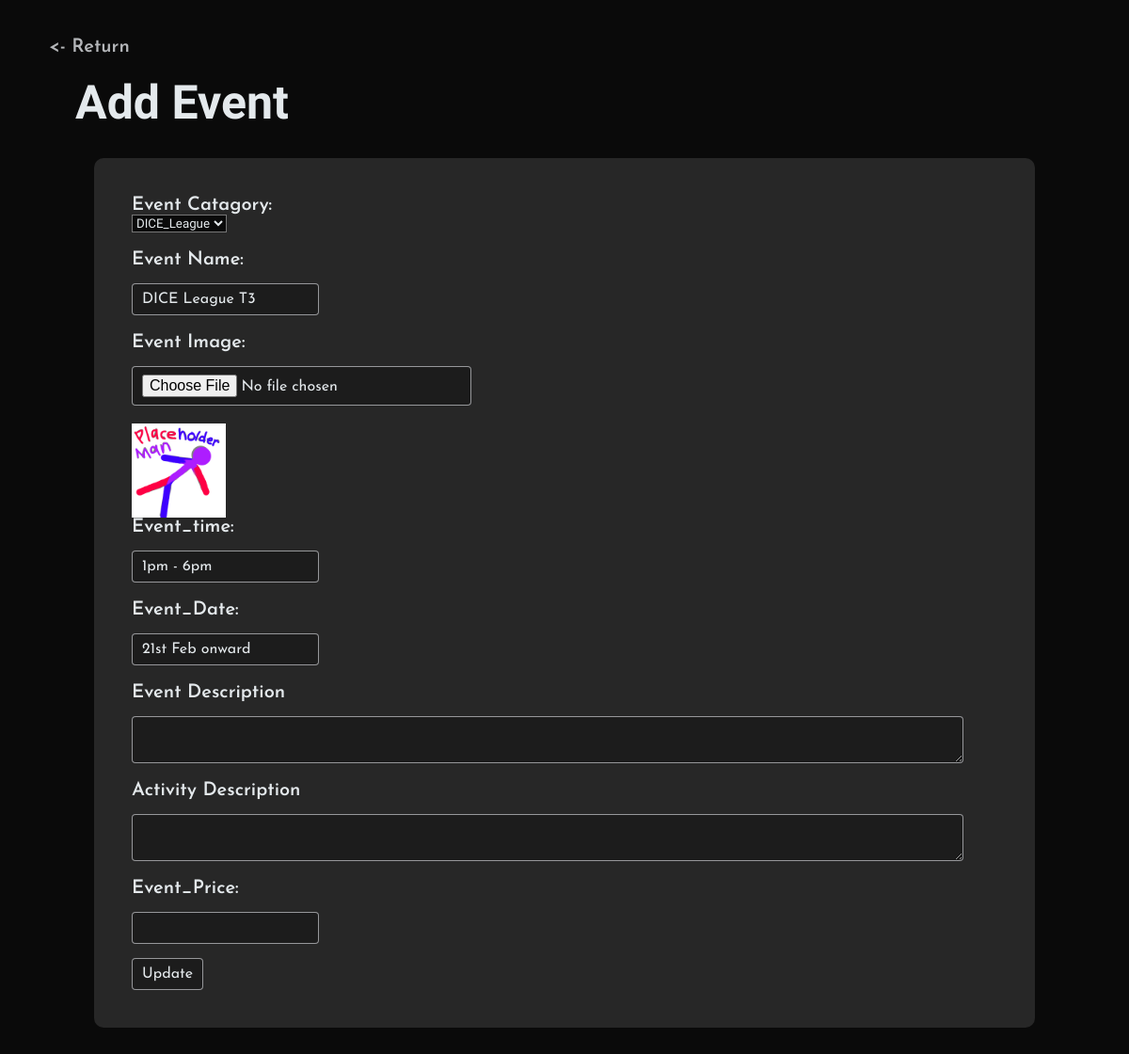
/DICE/admin-edit-event.php?eventcode=2, run on the app's committed database.
### tables this page shows
CREATE TABLE `dice_event` (
  `Event_ID` int(11) NOT NULL,
  `Event_Name` varchar(100) NOT NULL,
  `Event_Des` longtext DEFAULT NULL,
  `Event_Actdes` longtext DEFAULT NULL,
  `Event_Image` varchar(150) NOT NULL DEFAULT 'placeholder.png',
  `Event_Time` text NOT NULL,
  `Event_Date` text NOT NULL,
  `isPassed` tinyint(1) NOT NULL DEFAULT 0,
  `Event_Category` int(11) DEFAULT 5,
  `Event_Price` double NOT NULL DEFAULT 5
);

CREATE TABLE `categories` (
  `ECat_ID` int(11) NOT NULL,
  `ECat_Name` varchar(100) DEFAULT NULL
);

### DICE/admin-edit-event.php (the view, shortened to what this page needs)
<?php include("Base.php");
    $ecode = $_GET["eventcode"] ?? "";
    $sql = "SELECT * FROM dice_event WHERE Event_ID = '$ecode'";
    $result = mysqli_query($connect, $sql);
    $row = mysqli_fetch_assoc($result);
?>
<!DOCTYPE html>
<html>
    <head>
        <link rel="stylesheet" href="admin.css">
    </head>
    <body>
        <a class="returning" href="admin-manage-event.php"><- Return</a>
        <section class="admin-decore">
            <form method="POST" enctype="multipart/form-data">
                <h1>Add Event</h1>
                <div class="admin-container">
                    <label>Event Catagory:</label><br>
                    <select name="Event_cat" value="<?php echo $row["Event_Category"] ?>">
                        <?php
                            $cat = mysqli_query($connect, "select * from categories");
                            while($erow = mysqli_fetch_assoc($cat))
                                {
                                ?>
                                    <option value="<?php echo $erow["ECat_ID"] ?>" <?php if ($row['Event_Category'] == $erow["ECat_ID"]) echo "selected"; ?>><?php echo $erow["ECat_Name"];?></option>
                                <?php
                                }
                        ?>
                    </select><br><br>
                    <label>Event Name:</label><br>
                    <input type="text" name="Event_Name" value="<?php echo $row['Event_Name']?>"><br><br>
                    <label>Event Image:</label><br>
                    <input type="file" name="Event_Image" value="<?php echo $row['Event_Image']?>"><br><br>
                    <img src="images/<?php echo $row['Event_Image'];?>" width = 100px><br>
                    <label>Event_time:</label><br>
                    <input type="text" name="Event_Time" value="<?php echo $row['Event_Time']?>"><br><br>
                    <label>Event_Date:</label><br>
                    <input type="text" name="Event_Date" value="<?php echo $row['Event_Date']?>"><br><br>
                    <label>Event Description</label>
                    <textarea cols="100" name="Event_Des" ><?php echo $row['Event_Des']?></textarea><br><br>
                    <label>Activity Description</label>
                    <textarea cols="100" name="Event_Actdes"><?php echo $row['Event_Actdes']?></textarea><br><br>
                    <label>Event_Price:</label><br>
                    <input type="text" name="Event_Price"><br>
                    <input type="submit" name="savebtn" value="Update">
                </form>
        </section>
    </body>
</html>

### DICE/admin.css (style rules this page uses)
* { background-color: #0a0a0a; color: #E4E9EC; font-family: "Texturina"; scroll-behavior: smooth; scrollbar-color: #272727 #0a0a0a; }
body { margin: 40px; }
body h1 { color: #E4E9EC; font-size: 50px; font-weight: 700; margin: 20px 0 30px 0; }
.returning { text-decoration: none; padding: 12px; border: none; color: #B4B6B9; font-size: 20px; font-family: "Josefin Sans"; font-weight: 600; }
.admin-decore { margin: 0; margin: 0 40px; }

### data on the page
dice_event: Event_cat "DICE_League", Event_Name "DICE League T3", Event_Image (placeholder picture), Event_Time "1pm - 6pm", Event_Date "21st Feb onward"
